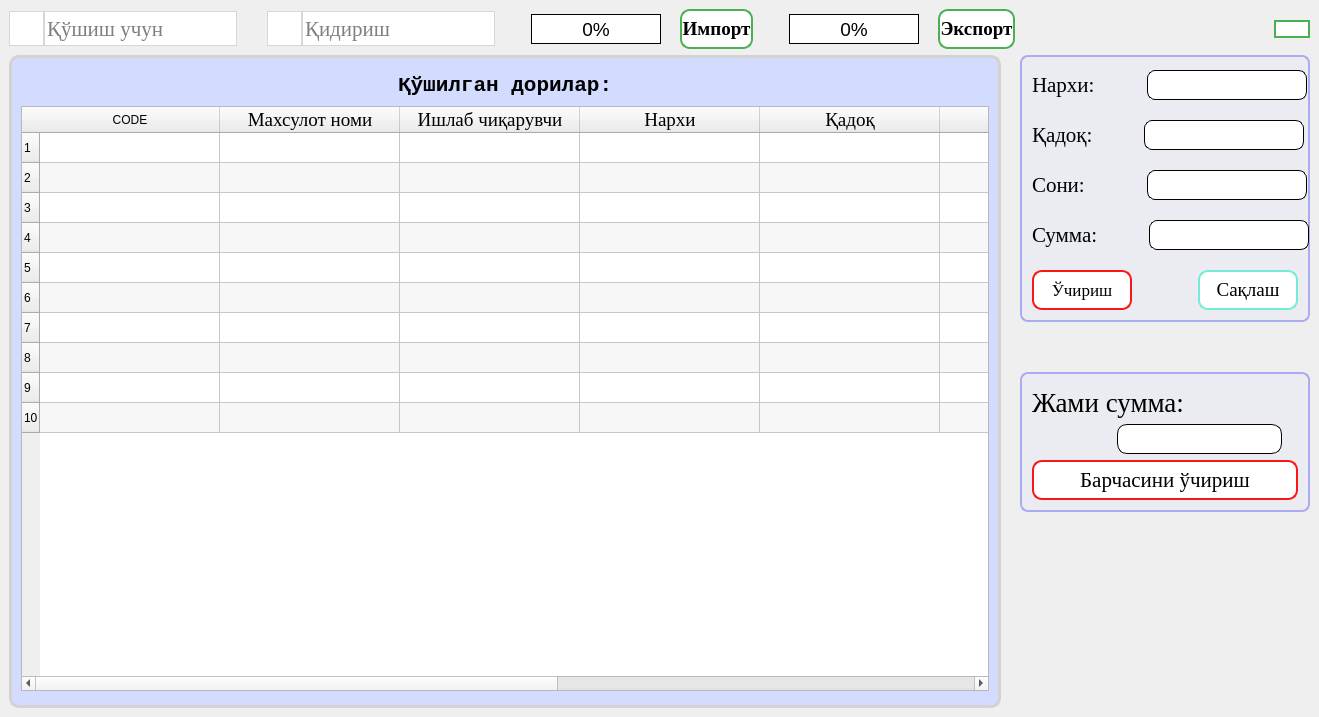
<?xml version="1.0" encoding="UTF-8"?>
<ui version="4.0">
 <class>MainWindow</class>
 <widget class="QMainWindow" name="MainWindow">
  <property name="geometry">
   <rect>
    <x>0</x>
    <y>0</y>
    <width>1319</width>
    <height>717</height>
   </rect>
  </property>
  <property name="minimumSize">
   <size>
    <width>0</width>
    <height>400</height>
   </size>
  </property>
  <property name="windowTitle">
   <string>Reviziya</string>
  </property>
  <property name="windowIcon">
   <iconset>
    <normalon>:/Icons/icon.ico</normalon>
   </iconset>
  </property>
  <property name="styleSheet">
   <string notr="true">#import_2 {
  background-color: white; 
  color: black; 
  border: 2px solid #4CAF50;
border-radius: 10px;
}

#import_2:hover {
 background-color: #38ff7d;
  color: white;

}
#import_2:pressed{
background-color: #38ef7d;
  color: white;
  border: 2px solid #4CAF50;
}
#export_2 {
  background-color: white; 
  color: black; 
  border: 2px solid #4CAF50;
border-radius: 10px;
}

#export_2:hover {
 background-color: #38ff7d;
  color: white;

}
#export_2:pressed{
background-color: #38ef7d;
  color: white;
  border: 2px solid #4CAF50;
}
#search{
background-color: white;
border: 1px solid #d7d7d7;
}
#search_2{
background-color: white;
border: 1px solid #d7d7d7;
}

#search_edit{
border: 1px solid #d7d7d7;
}
#search_edit_2{
border: 1px solid #d7d7d7;
}
#progressBar{
border: 1px solid black;
text-align: center
}
#progressBar::chunk {
    background-color: lightblue;
}
#progressBar2{
border: 1px solid black;
text-align: center
}
#progressBar2::chunk {
    background-color: lightblue;
}
#groupBox{
background-color: #e0ece4;
border-radius: 5px;
border: 2px solid #84a9ac;
}
#jami{
border: 1px solid black;
border-radius: 10px;
}
#table_box{
border-radius: 10px;
background-color: #d3dbff;
border: 3px solid lightgray;
}
#property{
background-color: #ebecf1;
border: 2px solid #ababf1;
border-radius: 8px;
}</string>
  </property>
  <property name="iconSize">
   <size>
    <width>32</width>
    <height>32</height>
   </size>
  </property>
  <widget class="QWidget" name="centralwidget">
   <layout class="QGridLayout" name="gridLayout_5">
    <item row="0" column="0">
     <layout class="QHBoxLayout" name="horizontalLayout_7">
      <item>
       <layout class="QGridLayout" name="gridLayout_2">
        <property name="spacing">
         <number>0</number>
        </property>
        <item row="0" column="1">
         <spacer name="horizontalSpacer_7">
          <property name="orientation">
           <enum>Qt::Horizontal</enum>
          </property>
          <property name="sizeType">
           <enum>QSizePolicy::Fixed</enum>
          </property>
          <property name="sizeHint" stdset="0">
           <size>
            <width>30</width>
            <height>20</height>
           </size>
          </property>
         </spacer>
        </item>
        <item row="0" column="0">
         <layout class="QGridLayout" name="gridLayout">
          <item row="0" column="0">
           <layout class="QHBoxLayout" name="horizontalLayout">
            <property name="spacing">
             <number>0</number>
            </property>
            <item>
             <widget class="QPushButton" name="search">
              <property name="minimumSize">
               <size>
                <width>35</width>
                <height>35</height>
               </size>
              </property>
              <property name="maximumSize">
               <size>
                <width>35</width>
                <height>35</height>
               </size>
              </property>
              <property name="text">
               <string/>
              </property>
              <property name="icon">
               <iconset>
                <normalon>:/Icons/search_icon1.png</normalon>
               </iconset>
              </property>
              <property name="iconSize">
               <size>
                <width>30</width>
                <height>30</height>
               </size>
              </property>
             </widget>
            </item>
            <item>
             <widget class="QLineEdit" name="search_edit">
              <property name="minimumSize">
               <size>
                <width>0</width>
                <height>35</height>
               </size>
              </property>
              <property name="maximumSize">
               <size>
                <width>250</width>
                <height>35</height>
               </size>
              </property>
              <property name="font">
               <font>
                <family>Times New Roman</family>
                <pointsize>16</pointsize>
               </font>
              </property>
              <property name="styleSheet">
               <string notr="true">QLineEdit::focus{
border: 2px solid #8181ff;
}</string>
              </property>
              <property name="inputMethodHints">
               <set>Qt::ImhFormattedNumbersOnly</set>
              </property>
              <property name="text">
               <string/>
              </property>
              <property name="placeholderText">
               <string>Қўшиш учун</string>
              </property>
             </widget>
            </item>
           </layout>
          </item>
         </layout>
        </item>
        <item row="0" column="2">
         <layout class="QHBoxLayout" name="horizontalLayout_5">
          <item>
           <layout class="QGridLayout" name="gridLayout_10">
            <item row="0" column="0">
             <widget class="QPushButton" name="search_2">
              <property name="minimumSize">
               <size>
                <width>35</width>
                <height>35</height>
               </size>
              </property>
              <property name="maximumSize">
               <size>
                <width>35</width>
                <height>35</height>
               </size>
              </property>
              <property name="text">
               <string/>
              </property>
              <property name="icon">
               <iconset>
                <normalon>:/Icons/search_icon2.png</normalon>
               </iconset>
              </property>
              <property name="iconSize">
               <size>
                <width>30</width>
                <height>30</height>
               </size>
              </property>
             </widget>
            </item>
            <item row="0" column="1">
             <widget class="QLineEdit" name="search_edit_2">
              <property name="minimumSize">
               <size>
                <width>0</width>
                <height>35</height>
               </size>
              </property>
              <property name="maximumSize">
               <size>
                <width>250</width>
                <height>35</height>
               </size>
              </property>
              <property name="font">
               <font>
                <family>Times New Roman</family>
                <pointsize>16</pointsize>
               </font>
              </property>
              <property name="styleSheet">
               <string notr="true">QLineEdit::focus{
border: 2px solid #8181ff;
}</string>
              </property>
              <property name="placeholderText">
               <string>Қидириш</string>
              </property>
             </widget>
            </item>
           </layout>
          </item>
         </layout>
        </item>
       </layout>
      </item>
      <item>
       <spacer name="horizontalSpacer_6">
        <property name="orientation">
         <enum>Qt::Horizontal</enum>
        </property>
        <property name="sizeType">
         <enum>QSizePolicy::Fixed</enum>
        </property>
        <property name="sizeHint" stdset="0">
         <size>
          <width>30</width>
          <height>20</height>
         </size>
        </property>
       </spacer>
      </item>
      <item>
       <widget class="QProgressBar" name="progressBar">
        <property name="sizePolicy">
         <sizepolicy hsizetype="Expanding" vsizetype="Minimum">
          <horstretch>0</horstretch>
          <verstretch>0</verstretch>
         </sizepolicy>
        </property>
        <property name="minimumSize">
         <size>
          <width>0</width>
          <height>30</height>
         </size>
        </property>
        <property name="maximumSize">
         <size>
          <width>130</width>
          <height>30</height>
         </size>
        </property>
        <property name="font">
         <font>
          <family>Arial</family>
          <pointsize>14</pointsize>
         </font>
        </property>
        <property name="value">
         <number>0</number>
        </property>
        <property name="alignment">
         <set>Qt::AlignCenter</set>
        </property>
        <property name="textDirection">
         <enum>QProgressBar::TopToBottom</enum>
        </property>
        <property name="format">
         <string>%p%</string>
        </property>
       </widget>
      </item>
      <item>
       <spacer name="horizontalSpacer_11">
        <property name="orientation">
         <enum>Qt::Horizontal</enum>
        </property>
        <property name="sizeType">
         <enum>QSizePolicy::Fixed</enum>
        </property>
        <property name="sizeHint" stdset="0">
         <size>
          <width>13</width>
          <height>20</height>
         </size>
        </property>
       </spacer>
      </item>
      <item>
       <widget class="QPushButton" name="import_2">
        <property name="sizePolicy">
         <sizepolicy hsizetype="Minimum" vsizetype="Minimum">
          <horstretch>0</horstretch>
          <verstretch>0</verstretch>
         </sizepolicy>
        </property>
        <property name="minimumSize">
         <size>
          <width>0</width>
          <height>40</height>
         </size>
        </property>
        <property name="maximumSize">
         <size>
          <width>150</width>
          <height>40</height>
         </size>
        </property>
        <property name="font">
         <font>
          <family>Times New Roman</family>
          <pointsize>14</pointsize>
          <weight>75</weight>
          <bold>true</bold>
         </font>
        </property>
        <property name="cursor">
         <cursorShape>PointingHandCursor</cursorShape>
        </property>
        <property name="text">
         <string>Импорт</string>
        </property>
        <property name="icon">
         <iconset>
          <normalon>:/Icons/export.png</normalon>
         </iconset>
        </property>
        <property name="iconSize">
         <size>
          <width>32</width>
          <height>32</height>
         </size>
        </property>
       </widget>
      </item>
      <item>
       <spacer name="horizontalSpacer_10">
        <property name="orientation">
         <enum>Qt::Horizontal</enum>
        </property>
        <property name="sizeType">
         <enum>QSizePolicy::Fixed</enum>
        </property>
        <property name="sizeHint" stdset="0">
         <size>
          <width>30</width>
          <height>20</height>
         </size>
        </property>
       </spacer>
      </item>
      <item>
       <widget class="QProgressBar" name="progressBar2">
        <property name="minimumSize">
         <size>
          <width>0</width>
          <height>30</height>
         </size>
        </property>
        <property name="maximumSize">
         <size>
          <width>130</width>
          <height>30</height>
         </size>
        </property>
        <property name="font">
         <font>
          <family>Arial</family>
          <pointsize>14</pointsize>
         </font>
        </property>
        <property name="value">
         <number>0</number>
        </property>
        <property name="alignment">
         <set>Qt::AlignCenter</set>
        </property>
        <property name="textDirection">
         <enum>QProgressBar::TopToBottom</enum>
        </property>
        <property name="format">
         <string>%p%</string>
        </property>
       </widget>
      </item>
      <item>
       <spacer name="horizontalSpacer_12">
        <property name="orientation">
         <enum>Qt::Horizontal</enum>
        </property>
        <property name="sizeType">
         <enum>QSizePolicy::Fixed</enum>
        </property>
        <property name="sizeHint" stdset="0">
         <size>
          <width>13</width>
          <height>20</height>
         </size>
        </property>
       </spacer>
      </item>
      <item>
       <widget class="QPushButton" name="export_2">
        <property name="sizePolicy">
         <sizepolicy hsizetype="Minimum" vsizetype="Minimum">
          <horstretch>0</horstretch>
          <verstretch>0</verstretch>
         </sizepolicy>
        </property>
        <property name="minimumSize">
         <size>
          <width>0</width>
          <height>40</height>
         </size>
        </property>
        <property name="maximumSize">
         <size>
          <width>150</width>
          <height>40</height>
         </size>
        </property>
        <property name="font">
         <font>
          <family>Times New Roman</family>
          <pointsize>14</pointsize>
          <weight>75</weight>
          <bold>true</bold>
         </font>
        </property>
        <property name="cursor">
         <cursorShape>PointingHandCursor</cursorShape>
        </property>
        <property name="text">
         <string>Экспорт</string>
        </property>
        <property name="icon">
         <iconset>
          <normalon>:/Icons/fgdwfs.png</normalon>
         </iconset>
        </property>
        <property name="iconSize">
         <size>
          <width>32</width>
          <height>32</height>
         </size>
        </property>
       </widget>
      </item>
      <item>
       <spacer name="horizontalSpacer">
        <property name="orientation">
         <enum>Qt::Horizontal</enum>
        </property>
        <property name="sizeHint" stdset="0">
         <size>
          <width>108</width>
          <height>20</height>
         </size>
        </property>
       </spacer>
      </item>
      <item>
       <widget class="QPushButton" name="mix">
        <property name="cursor">
         <cursorShape>PointingHandCursor</cursorShape>
        </property>
        <property name="styleSheet">
         <string notr="true">QPushButton {
  background-color: white; 
  color: black; 
border: 2px solid #4CAF50;

}

QPushButton:hover {
 background-color: #38ff7d;
  color: white;


}
QPushButton:pressed{
background-color: #38ef7d;
  color: white;

}</string>
        </property>
        <property name="text">
         <string/>
        </property>
        <property name="icon">
         <iconset>
          <normalon>:/Icons/plus.png</normalon>
         </iconset>
        </property>
        <property name="iconSize">
         <size>
          <width>22</width>
          <height>22</height>
         </size>
        </property>
       </widget>
      </item>
     </layout>
    </item>
    <item row="1" column="0">
     <layout class="QHBoxLayout" name="horizontalLayout_6">
      <item>
       <widget class="QGroupBox" name="table_box">
        <property name="title">
         <string/>
        </property>
        <layout class="QGridLayout" name="gridLayout_6">
         <item row="1" column="0">
          <layout class="QGridLayout" name="gridLayout_7">
           <item row="1" column="0">
            <spacer name="verticalSpacer_4">
             <property name="orientation">
              <enum>Qt::Vertical</enum>
             </property>
             <property name="sizeType">
              <enum>QSizePolicy::Fixed</enum>
             </property>
             <property name="sizeHint" stdset="0">
              <size>
               <width>20</width>
               <height>5</height>
              </size>
             </property>
            </spacer>
           </item>
           <item row="0" column="0">
            <widget class="QTableWidget" name="filtered">
             <property name="sizePolicy">
              <sizepolicy hsizetype="Fixed" vsizetype="Fixed">
               <horstretch>0</horstretch>
               <verstretch>0</verstretch>
              </sizepolicy>
             </property>
             <property name="minimumSize">
              <size>
               <width>0</width>
               <height>550</height>
              </size>
             </property>
             <property name="maximumSize">
              <size>
               <width>666666</width>
               <height>666666</height>
              </size>
             </property>
             <property name="font">
              <font>
               <family>Times New Roman</family>
               <pointsize>16</pointsize>
               <stylestrategy>PreferAntialias</stylestrategy>
              </font>
             </property>
             <property name="cursor" stdset="0">
              <cursorShape>PointingHandCursor</cursorShape>
             </property>
             <property name="contextMenuPolicy">
              <enum>Qt::NoContextMenu</enum>
             </property>
             <property name="layoutDirection">
              <enum>Qt::LeftToRight</enum>
             </property>
             <property name="autoFillBackground">
              <bool>true</bool>
             </property>
             <property name="styleSheet">
              <string notr="true">
::section{background-color: #efefef;}
::item:selected { color:white; background:#01a9b4; font-weight:900; }
QTableCornerButton::section {background-color:#f4f6ff;border-radius: 1px;}
</string>
             </property>
             <property name="horizontalScrollBarPolicy">
              <enum>Qt::ScrollBarAlwaysOn</enum>
             </property>
             <property name="editTriggers">
              <set>QAbstractItemView::NoEditTriggers</set>
             </property>
             <property name="alternatingRowColors">
              <bool>true</bool>
             </property>
             <property name="selectionMode">
              <enum>QAbstractItemView::SingleSelection</enum>
             </property>
             <property name="selectionBehavior">
              <enum>QAbstractItemView::SelectRows</enum>
             </property>
             <property name="textElideMode">
              <enum>Qt::ElideLeft</enum>
             </property>
             <property name="sortingEnabled">
              <bool>false</bool>
             </property>
             <property name="rowCount">
              <number>10</number>
             </property>
             <attribute name="horizontalHeaderCascadingSectionResizes">
              <bool>false</bool>
             </attribute>
             <attribute name="horizontalHeaderDefaultSectionSize">
              <number>180</number>
             </attribute>
             <attribute name="horizontalHeaderHighlightSections">
              <bool>false</bool>
             </attribute>
             <attribute name="horizontalHeaderShowSortIndicator" stdset="0">
              <bool>false</bool>
             </attribute>
             <attribute name="horizontalHeaderStretchLastSection">
              <bool>true</bool>
             </attribute>
             <attribute name="verticalHeaderVisible">
              <bool>true</bool>
             </attribute>
             <attribute name="verticalHeaderCascadingSectionResizes">
              <bool>false</bool>
             </attribute>
             <attribute name="verticalHeaderHighlightSections">
              <bool>true</bool>
             </attribute>
             <attribute name="verticalHeaderShowSortIndicator" stdset="0">
              <bool>false</bool>
             </attribute>
             <attribute name="verticalHeaderStretchLastSection">
              <bool>false</bool>
             </attribute>
             <row/>
             <row/>
             <row/>
             <row/>
             <row/>
             <row/>
             <row/>
             <row/>
             <row/>
             <row/>
             <column>
              <property name="text">
               <string>CODE</string>
              </property>
             </column>
             <column>
              <property name="text">
               <string>Махсулот номи</string>
              </property>
              <property name="font">
               <font>
                <family>Times New Roman</family>
                <pointsize>14</pointsize>
               </font>
              </property>
             </column>
             <column>
              <property name="text">
               <string>Ишлаб чиқарувчи</string>
              </property>
              <property name="font">
               <font>
                <family>Times New Roman</family>
                <pointsize>14</pointsize>
               </font>
              </property>
             </column>
             <column>
              <property name="text">
               <string>Нархи</string>
              </property>
              <property name="font">
               <font>
                <family>Times New Roman</family>
                <pointsize>14</pointsize>
               </font>
              </property>
             </column>
             <column>
              <property name="text">
               <string>Қадоқ</string>
              </property>
              <property name="font">
               <font>
                <family>Times New Roman</family>
                <pointsize>14</pointsize>
               </font>
              </property>
             </column>
             <column>
              <property name="text">
               <string>Сони</string>
              </property>
              <property name="font">
               <font>
                <family>Times New Roman</family>
                <pointsize>14</pointsize>
               </font>
              </property>
             </column>
             <column>
              <property name="text">
               <string>Муддати</string>
              </property>
              <property name="font">
               <font>
                <family>Times New Roman</family>
                <pointsize>14</pointsize>
               </font>
              </property>
             </column>
             <column>
              <property name="text">
               <string>Date</string>
              </property>
             </column>
             <column>
              <property name="text">
               <string>ID</string>
              </property>
             </column>
            </widget>
           </item>
          </layout>
         </item>
         <item row="0" column="0">
          <layout class="QHBoxLayout" name="horizontalLayout_4" stretch="0,0,0">
           <property name="sizeConstraint">
            <enum>QLayout::SetFixedSize</enum>
           </property>
           <property name="bottomMargin">
            <number>0</number>
           </property>
           <item>
            <spacer name="horizontalSpacer_4">
             <property name="orientation">
              <enum>Qt::Horizontal</enum>
             </property>
             <property name="sizeHint" stdset="0">
              <size>
               <width>40</width>
               <height>20</height>
              </size>
             </property>
            </spacer>
           </item>
           <item>
            <widget class="QLabel" name="status">
             <property name="minimumSize">
              <size>
               <width>0</width>
               <height>30</height>
              </size>
             </property>
             <property name="maximumSize">
              <size>
               <width>16777215</width>
               <height>30</height>
              </size>
             </property>
             <property name="font">
              <font>
               <family>Courier New</family>
               <pointsize>16</pointsize>
               <weight>75</weight>
               <bold>true</bold>
              </font>
             </property>
             <property name="text">
              <string>Қўшилган дорилар:</string>
             </property>
            </widget>
           </item>
           <item>
            <spacer name="horizontalSpacer_5">
             <property name="orientation">
              <enum>Qt::Horizontal</enum>
             </property>
             <property name="sizeType">
              <enum>QSizePolicy::Expanding</enum>
             </property>
             <property name="sizeHint" stdset="0">
              <size>
               <width>40</width>
               <height>20</height>
              </size>
             </property>
            </spacer>
           </item>
          </layout>
         </item>
        </layout>
       </widget>
      </item>
      <item>
       <spacer name="horizontalSpacer_8">
        <property name="orientation">
         <enum>Qt::Horizontal</enum>
        </property>
        <property name="sizeType">
         <enum>QSizePolicy::Minimum</enum>
        </property>
        <property name="sizeHint" stdset="0">
         <size>
          <width>13</width>
          <height>20</height>
         </size>
        </property>
       </spacer>
      </item>
      <item>
       <layout class="QVBoxLayout" name="verticalLayout_3">
        <property name="spacing">
         <number>0</number>
        </property>
        <item>
         <widget class="QGroupBox" name="property">
          <property name="minimumSize">
           <size>
            <width>290</width>
            <height>0</height>
           </size>
          </property>
          <property name="maximumSize">
           <size>
            <width>290</width>
            <height>16777215</height>
           </size>
          </property>
          <property name="title">
           <string/>
          </property>
          <layout class="QGridLayout" name="gridLayout_3">
           <item row="0" column="0">
            <layout class="QVBoxLayout" name="verticalLayout_2">
             <property name="spacing">
              <number>20</number>
             </property>
             <item>
              <layout class="QFormLayout" name="formLayout_5">
               <item row="0" column="0">
                <widget class="QLabel" name="label_4">
                 <property name="font">
                  <font>
                   <family>Times New Roman</family>
                   <pointsize>16</pointsize>
                  </font>
                 </property>
                 <property name="text">
                  <string>Нархи:      </string>
                 </property>
                </widget>
               </item>
               <item row="0" column="1">
                <widget class="QLineEdit" name="narx">
                 <property name="minimumSize">
                  <size>
                   <width>160</width>
                   <height>30</height>
                  </size>
                 </property>
                 <property name="maximumSize">
                  <size>
                   <width>160</width>
                   <height>30</height>
                  </size>
                 </property>
                 <property name="font">
                  <font>
                   <family>Arial</family>
                   <pointsize>14</pointsize>
                  </font>
                 </property>
                 <property name="styleSheet">
                  <string notr="true">QLineEdit{
border-radius: 8px;
border: 1px solid black;
}
QLineEdit::focus{
border: 2px solid #8181ff;
}</string>
                 </property>
                </widget>
               </item>
              </layout>
             </item>
             <item>
              <layout class="QFormLayout" name="formLayout_4">
               <item row="0" column="0">
                <widget class="QLabel" name="label_5">
                 <property name="font">
                  <font>
                   <family>Times New Roman</family>
                   <pointsize>16</pointsize>
                  </font>
                 </property>
                 <property name="text">
                  <string>Қадоқ:      </string>
                 </property>
                </widget>
               </item>
               <item row="0" column="1">
                <widget class="QLineEdit" name="qadoq">
                 <property name="minimumSize">
                  <size>
                   <width>160</width>
                   <height>30</height>
                  </size>
                 </property>
                 <property name="maximumSize">
                  <size>
                   <width>160</width>
                   <height>30</height>
                  </size>
                 </property>
                 <property name="font">
                  <font>
                   <family>Arial</family>
                   <pointsize>14</pointsize>
                  </font>
                 </property>
                 <property name="styleSheet">
                  <string notr="true">QLineEdit{
border-radius: 8px;
border: 1px solid black;
}
QLineEdit::focus{
border: 2px solid #8181ff;
}</string>
                 </property>
                </widget>
               </item>
              </layout>
             </item>
             <item>
              <layout class="QFormLayout" name="formLayout_3">
               <item row="0" column="0">
                <widget class="QLabel" name="label_6">
                 <property name="font">
                  <font>
                   <family>Times New Roman</family>
                   <pointsize>16</pointsize>
                  </font>
                 </property>
                 <property name="text">
                  <string>Сони:        </string>
                 </property>
                </widget>
               </item>
               <item row="0" column="1">
                <widget class="QLineEdit" name="soni">
                 <property name="minimumSize">
                  <size>
                   <width>160</width>
                   <height>30</height>
                  </size>
                 </property>
                 <property name="maximumSize">
                  <size>
                   <width>160</width>
                   <height>30</height>
                  </size>
                 </property>
                 <property name="font">
                  <font>
                   <family>Arial</family>
                   <pointsize>14</pointsize>
                  </font>
                 </property>
                 <property name="styleSheet">
                  <string notr="true">QLineEdit{
border-radius: 8px;
border: 1px solid black;
}
QLineEdit::focus{
border: 2px solid #8181ff;
}</string>
                 </property>
                </widget>
               </item>
              </layout>
             </item>
             <item>
              <layout class="QFormLayout" name="formLayout_2">
               <item row="0" column="0">
                <widget class="QLabel" name="label_7">
                 <property name="font">
                  <font>
                   <family>Times New Roman</family>
                   <pointsize>16</pointsize>
                  </font>
                 </property>
                 <property name="text">
                  <string>Сумма:      </string>
                 </property>
                </widget>
               </item>
               <item row="0" column="1">
                <widget class="QLineEdit" name="summa">
                 <property name="minimumSize">
                  <size>
                   <width>160</width>
                   <height>30</height>
                  </size>
                 </property>
                 <property name="maximumSize">
                  <size>
                   <width>160</width>
                   <height>30</height>
                  </size>
                 </property>
                 <property name="font">
                  <font>
                   <family>Arial</family>
                   <pointsize>14</pointsize>
                  </font>
                 </property>
                 <property name="styleSheet">
                  <string notr="true">border-radius: 8px;
border: 1px solid black;</string>
                 </property>
                 <property name="readOnly">
                  <bool>true</bool>
                 </property>
                </widget>
               </item>
              </layout>
             </item>
             <item>
              <layout class="QHBoxLayout" name="horizontalLayout_3">
               <item>
                <widget class="QPushButton" name="delete_1">
                 <property name="minimumSize">
                  <size>
                   <width>100</width>
                   <height>40</height>
                  </size>
                 </property>
                 <property name="maximumSize">
                  <size>
                   <width>100</width>
                   <height>40</height>
                  </size>
                 </property>
                 <property name="font">
                  <font>
                   <family>Times New Roman</family>
                   <pointsize>13</pointsize>
                  </font>
                 </property>
                 <property name="cursor">
                  <cursorShape>PointingHandCursor</cursorShape>
                 </property>
                 <property name="styleSheet">
                  <string notr="true">QPushButton{
border-radius: 10px;
border: 2px solid #fa1616;
background-color: white;
}
QPushButton::hover{
border: 2px solid #fa1616;
background-color: #ff7770;
}
QPushButton::pressed{
background-color: #ff6666;
}</string>
                 </property>
                 <property name="text">
                  <string>Ўчириш</string>
                 </property>
                 <property name="icon">
                  <iconset>
                   <normalon>:/Icons/delete_icon.png</normalon>
                  </iconset>
                 </property>
                 <property name="iconSize">
                  <size>
                   <width>32</width>
                   <height>32</height>
                  </size>
                 </property>
                </widget>
               </item>
               <item>
                <spacer name="horizontalSpacer_9">
                 <property name="orientation">
                  <enum>Qt::Horizontal</enum>
                 </property>
                 <property name="sizeHint" stdset="0">
                  <size>
                   <width>40</width>
                   <height>20</height>
                  </size>
                 </property>
                </spacer>
               </item>
               <item>
                <widget class="QPushButton" name="btnsave">
                 <property name="minimumSize">
                  <size>
                   <width>100</width>
                   <height>40</height>
                  </size>
                 </property>
                 <property name="maximumSize">
                  <size>
                   <width>100</width>
                   <height>40</height>
                  </size>
                 </property>
                 <property name="font">
                  <font>
                   <family>Times New Roman</family>
                   <pointsize>14</pointsize>
                  </font>
                 </property>
                 <property name="cursor">
                  <cursorShape>PointingHandCursor</cursorShape>
                 </property>
                 <property name="styleSheet">
                  <string notr="true">QPushButton{
background-color: white; 
  color: black; 
  border: 2px solid #76ead7;
border-radius: 10px;
}

QPushButton:hover{
background-color: #b2ebf2; 
  color: black; 
  border: 2px solid #76ead7;
border-radius: 10px;
}
QPushButton:pressed{
background-color: #7fdbda; 
}</string>
                 </property>
                 <property name="text">
                  <string>Сақлаш</string>
                 </property>
                 <property name="icon">
                  <iconset>
                   <normalon>:/Icons/save.png</normalon>
                  </iconset>
                 </property>
                 <property name="iconSize">
                  <size>
                   <width>22</width>
                   <height>22</height>
                  </size>
                 </property>
                </widget>
               </item>
              </layout>
             </item>
            </layout>
           </item>
          </layout>
         </widget>
        </item>
        <item>
         <spacer name="verticalSpacer">
          <property name="orientation">
           <enum>Qt::Vertical</enum>
          </property>
          <property name="sizeType">
           <enum>QSizePolicy::Fixed</enum>
          </property>
          <property name="sizeHint" stdset="0">
           <size>
            <width>20</width>
            <height>50</height>
           </size>
          </property>
         </spacer>
        </item>
        <item>
         <widget class="QGroupBox" name="groupBox_2">
          <property name="sizePolicy">
           <sizepolicy hsizetype="Maximum" vsizetype="Maximum">
            <horstretch>0</horstretch>
            <verstretch>0</verstretch>
           </sizepolicy>
          </property>
          <property name="minimumSize">
           <size>
            <width>290</width>
            <height>0</height>
           </size>
          </property>
          <property name="maximumSize">
           <size>
            <width>290</width>
            <height>400</height>
           </size>
          </property>
          <property name="styleSheet">
           <string notr="true">QGroupBox{
background-color: #ebecf1;
border: 2px solid #ababf1;
border-radius: 8px;
}</string>
          </property>
          <property name="title">
           <string/>
          </property>
          <layout class="QGridLayout" name="gridLayout_4">
           <item row="0" column="0">
            <layout class="QVBoxLayout" name="verticalLayout">
             <item>
              <layout class="QHBoxLayout" name="horizontalLayout_2">
               <item>
                <widget class="QLabel" name="label">
                 <property name="font">
                  <font>
                   <family>Times New Roman</family>
                   <pointsize>20</pointsize>
                  </font>
                 </property>
                 <property name="text">
                  <string>Жами сумма:</string>
                 </property>
                </widget>
               </item>
               <item>
                <spacer name="horizontalSpacer_2">
                 <property name="orientation">
                  <enum>Qt::Horizontal</enum>
                 </property>
                 <property name="sizeHint" stdset="0">
                  <size>
                   <width>40</width>
                   <height>20</height>
                  </size>
                 </property>
                </spacer>
               </item>
              </layout>
             </item>
             <item>
              <layout class="QGridLayout" name="gridLayout_11">
               <item row="0" column="0">
                <spacer name="horizontalSpacer_3">
                 <property name="orientation">
                  <enum>Qt::Horizontal</enum>
                 </property>
                 <property name="sizeType">
                  <enum>QSizePolicy::Fixed</enum>
                 </property>
                 <property name="sizeHint" stdset="0">
                  <size>
                   <width>70</width>
                   <height>17</height>
                  </size>
                 </property>
                </spacer>
               </item>
               <item row="0" column="1">
                <widget class="QLineEdit" name="jami">
                 <property name="minimumSize">
                  <size>
                   <width>165</width>
                   <height>30</height>
                  </size>
                 </property>
                 <property name="maximumSize">
                  <size>
                   <width>165</width>
                   <height>30</height>
                  </size>
                 </property>
                 <property name="font">
                  <font>
                   <family>Arial</family>
                   <pointsize>14</pointsize>
                  </font>
                 </property>
                 <property name="readOnly">
                  <bool>true</bool>
                 </property>
                </widget>
               </item>
              </layout>
             </item>
             <item>
              <widget class="QPushButton" name="delete_all">
               <property name="minimumSize">
                <size>
                 <width>0</width>
                 <height>40</height>
                </size>
               </property>
               <property name="maximumSize">
                <size>
                 <width>16777215</width>
                 <height>40</height>
                </size>
               </property>
               <property name="font">
                <font>
                 <family>Times New Roman</family>
                 <pointsize>16</pointsize>
                </font>
               </property>
               <property name="cursor">
                <cursorShape>PointingHandCursor</cursorShape>
               </property>
               <property name="styleSheet">
                <string notr="true">QPushButton{
border-radius: 10px;
border: 2px solid #fa1616;
background-color: white;
}
QPushButton::hover{
border: 2px solid #fa1616;
background-color: #ff7770;
color: white;
}
QPushButton::pressed{
background-color: #ff6666;
}</string>
               </property>
               <property name="text">
                <string>Барчасини ўчириш</string>
               </property>
               <property name="icon">
                <iconset>
                 <normalon>:/Icons/delete_icon.png</normalon>
                </iconset>
               </property>
               <property name="iconSize">
                <size>
                 <width>32</width>
                 <height>32</height>
                </size>
               </property>
              </widget>
             </item>
            </layout>
           </item>
          </layout>
         </widget>
        </item>
        <item>
         <spacer name="verticalSpacer_2">
          <property name="orientation">
           <enum>Qt::Vertical</enum>
          </property>
          <property name="sizeHint" stdset="0">
           <size>
            <width>20</width>
            <height>40</height>
           </size>
          </property>
         </spacer>
        </item>
       </layout>
      </item>
     </layout>
    </item>
   </layout>
  </widget>
 </widget>
 <tabstops>
  <tabstop>search_edit</tabstop>
  <tabstop>search_edit_2</tabstop>
  <tabstop>import_2</tabstop>
  <tabstop>export_2</tabstop>
  <tabstop>narx</tabstop>
  <tabstop>qadoq</tabstop>
  <tabstop>soni</tabstop>
  <tabstop>delete_1</tabstop>
  <tabstop>btnsave</tabstop>
  <tabstop>jami</tabstop>
  <tabstop>delete_all</tabstop>
  <tabstop>mix</tabstop>
  <tabstop>search_2</tabstop>
  <tabstop>filtered</tabstop>
  <tabstop>summa</tabstop>
  <tabstop>search</tabstop>
 </tabstops>
 <resources>
  <include location="Icons.qrc"/>
 </resources>
 <connections/>
</ui>
